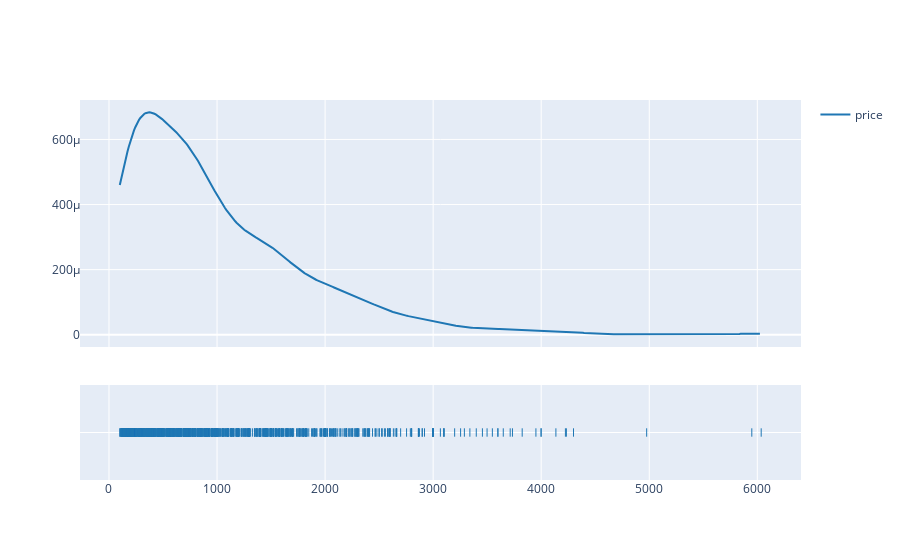

The notebook cell this image was saved under:
### Markdown cell above
**Biểu đồ displot thể hiện xác suất mật độ phân phối các giá trị của dữ liệu biến 'weight'.**

### Code cell
create_distplot([data['price']], group_labels=['price'], show_hist=False)

### Figure 1 — Plotly figure (JSON) as saved in the notebook; plotly's stock layout.template omitted (floating-point values rounded to 4 significant figures; data arrays with more than 128 entries replaced by an {"elided": "..."} marker saying what was removed)
{"data": [{"legendgroup": "price", "marker": {"color": "rgb(31, 119, 180)"}, "mode": "lines", "name": "price", "showlegend": true, "type": "scatter", "x": {"elided": "500 float values"}, "xaxis": "x", "y": {"elided": "500 float values"}, "yaxis": "y"}, {"legendgroup": "price", "marker": {"color": "rgb(31, 119, 180)", "symbol": "line-ns-open"}, "mode": "markers", "name": "price", "showlegend": false, "type": "scatter", "x": {"elided": "1145 int values"}, "xaxis": "x", "y": {"elided": "1145 str values"}, "yaxis": "y2"}], "layout": {"barmode": "overlay", "hovermode": "closest", "legend": {"traceorder": "reversed"}, "xaxis": {"anchor": "y2", "domain": [0, 1], "zeroline": false}, "yaxis": {"anchor": "free", "domain": [0.35, 1], "position": 0}, "yaxis2": {"anchor": "x", "domain": [0, 0.25], "dtick": 1, "showticklabels": false}}}
